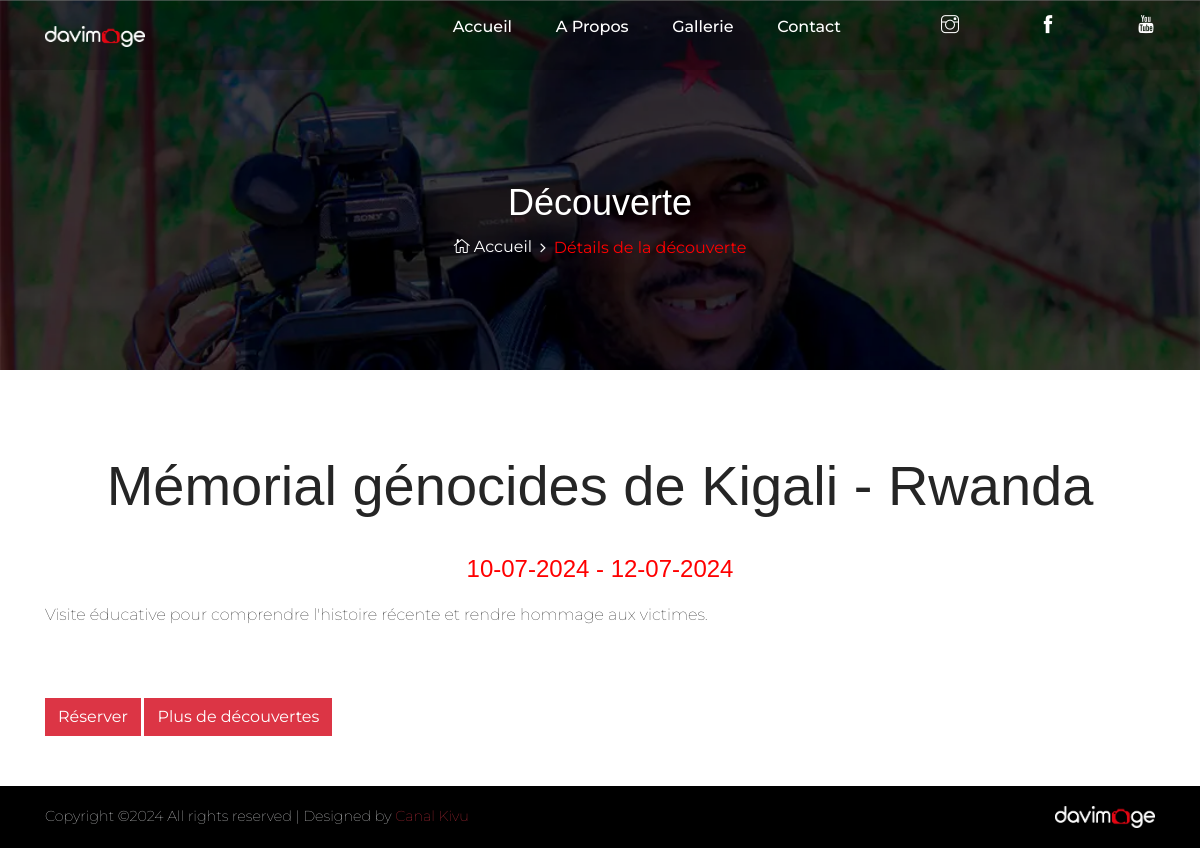
Page /discovery-details?discovery=1 on the committed database.
### tables this page shows
CREATE TABLE `discoveries` (
  `id` int(11) NOT NULL,
  `title` varchar(255) NOT NULL,
  `details` mediumtext NOT NULL,
  `place` varchar(255) NOT NULL,
  `start_date` date DEFAULT NULL,
  `end_date` date DEFAULT NULL,
  `image_1` varchar(255) NOT NULL,
  `image_2` varchar(255) NOT NULL,
  `image_3` varchar(255) NOT NULL,
  `status` tinyint(1) NOT NULL
);

### discovery-details.php (the view, shortened to what this page needs)
<?php
include_once "admin/inc/db.php";
$id = $_GET['discovery'];
$sql = "SELECT * FROM discoveries where id='$id'";
$result = $conn->query($sql);
?>
<!DOCTYPE html>
<html lang="en">
<head>
    <link rel="stylesheet" href="style.css">
    <link rel="stylesheet" href="style.css">
</head>
<body>
    <header class="header-area">
        <div class="main-header-area">
            <div class="classy-nav-container breakpoint-off">
                <div class="container">
                    <nav class="classy-navbar justify-content-between" id="alimeNav">
                        <a class="nav-brand" href="./index">
                            <img src="./img/core-img/logo.webp" alt="" class="logo">
                        </a>
                        <div class="classy-menu">
                            <div class="classynav mb-3">
                                <ul id="nav">
                                    <li><a href="./index">Accueil</a></li>
                                    <li><a href="./about">A propos</a></li>
                                    <li><a href="./gallery">Gallerie</a></li>
                                    <li><a href="./contact">Contact</a></li>
                                </ul>
                                <div class="search-icon" data-toggle="modal"><a href=""><i class="ti-instagram"></i></a></div>
                                <div class="search-icon" data-toggle="modal"><a href=""><i class="ti-facebook"></i></a></div>
                                <div class="search-icon" data-toggle="modal"><a href=""><i class="ti-youtube"></i></a></div>
                            </div>
                        </div>
                    </nav>
                </div>
            </div>
        </div>
    </header>
    <section class="breadcrumb-area bg-img bg-overlay jarallax" style="background-image: url(img/bg-img/image_1.webp);">
        <div class="container h-100">
            <div class="row h-100 align-items-center">
                <div class="col-12">
                    <div class="breadcrumb-content text-center">
                        <h2 class="page-title">Découverte</h2>
                        <nav aria-label="breadcrumb">
                            <ol class="breadcrumb justify-content-center">
                                <li class="breadcrumb-item"><a href="index"><i class="icon_house_alt"></i> Accueil</a></li>
                                <li class="breadcrumb-item active" aria-current="page">Détails de la découverte</li>
                            </ol>
                        </nav>
                    </div>
                </div>
            </div>
        </div>
    </section>
    <div class="contact-area section-padding-80-50">
        <div class="container">
            <?php
            if ($result->num_rows > 0) {
                while ($row = $result->fetch_assoc()) {
            ?>
            <div class="row">
                <div class="col-12 col-lg-12">
                    <h2 class="contact-title mb-30 text-center"><?php echo ucfirst($row['title'])." - ".$row['place']; ?></h2>
                    <h4 class="text-center mb-3" style="color: red;font-weight: bolder;"><?php
$startDate = $row['start_date'];
$endDate = $row['end_date'];
$startDateTime = new DateTime($startDate);
$endDateTime = new DateTime($endDate);
$formattedStartDate = $startDateTime->format('d-m-Y');
$formattedEndDate = $endDateTime->format('d-m-Y');
echo $formattedStartDate . " - " . $formattedEndDate;
?></h4>
                    <p class="mb-3"><?php echo ucfirst($row['details']); ?></p>
                </div>
                <div class="col-12 col-md-12 col-lg-12">
                    <div class="row alime-portfolio">
                        <div class="row mt-2 px-2 py-2">
                            <div class="col-12 col-sm-6 col-lg-4 single_gallery_item nature mb-30 wow fadeInUp" data-wow-delay="100ms">
                                <div class="single-portfolio-content">
                                </div>
                            </div>
                            <div class="col-12 col-sm-6 col-lg-4 single_gallery_item nature mb-30 wow fadeInUp" data-wow-delay="100ms">
                                <div class="single-portfolio-content">
                                </div>
                            </div>
                            <div class="col-12 col-sm-6 col-lg-4 single_gallery_item nature mb-30 wow fadeInUp" data-wow-delay="100ms">
                                <div class="single-portfolio-content">
                                </div>
                            </div>
                        </div>
                    </div>
                    <a href="booking?discovery=<?php echo $row['id']; ?>">
                        <button class="btn btn-danger">Réserver</button>
                    </a>
                    <a href="discoveries">
                        <button class="btn btn-danger">Plus de découvertes</button>
                    </a>
                </div>
            </div>
            <?php
                }
            }
            ?>
        </div>
    </div>
    <footer class="footer-area">
        <div class="container">
            <div class="row">
                <div class="col-12">
                    <div class="footer-content d-flex align-items-center justify-content-between">
                        <div class="copywrite-text text-light">
Copyright &copy;<script>document.write(new Date().getFullYear());</script> All rights reserved | Designed by <a href="" target="_blank" class="text-danger">Canal Kivu</a>
                        </div>
                        <div class="footer-logo">
                            <a href="#">
                                <span class="text-light"><img src="./img/core-img/logo.webp" alt="" class="logo"></span>
                            </a>
                        </div>
                    </div>
                </div>
            </div>
        </div>
    </footer>
</body>
</html>

### style.css (style rules this page uses)
* { margin: 0; padding: 0; }
body { font-family: "Arial", sans-serif; font-weight: 100; font-style: normal; font-variant: normal; font-size: 90%; position: relative; z-index: auto; }
h1, h2, h3, h4, h5, h6 { font-family: "Helvetica", sans-serif; color: #252525; line-height: 1.3; font-weight: 400; }
a, a:active, a:focus, a:hover { color: #252525; text-decoration: none; -webkit-transition-duration: 500ms; -o-transition-duration: 500ms; transition-duration: 500ms; outline: none; font-weight: 100; }
li { list-style: none; }
p { line-height: 1.9; color: #000000; font-size: 16px; font-weight: 100; }
img { width: 100%; height: auto; }
ul { margin: 0; padding: 0; }
ul li { margin: 0; padding: 0; }
.bg-overlay { position: relative; z-index: 1; }
.bg-overlay::after { position: absolute; content: ""; height: 100%; width: 100%; top: 0; left: 0; z-index: -1; background-color: rgba(0, 0, 0, 0.4); }
.bg-img { background-position: center center !important; background-size: cover !important; background-repeat: no-repeat !important; }
.jarallax { position: relative; z-index: 0; }
.mb-30 { margin-bottom: 30px; }
.section-padding-80-50 { padding-top: 80px; padding-bottom: 50px; }
.header-area { position: fixed; z-index: 100; width: 100%; -webkit-transition-duration: 500ms; -o-transition-duration: 500ms; transition-duration: 500ms; background-color: transparent; }
.header-area .search-icon { position: relative; z-index: 1; margin-left: 80px; }
.header-area .search-icon i { font-size: 18px; color: #ffffff; cursor: pointer; }
.classy-nav-container { background-color: transparent; padding: 0; }
.classy-nav-container .classy-navbar { -webkit-transition-duration: 500ms; -o-transition-duration: 500ms; transition-duration: 500ms; height: 70px; padding: 0; }
.classy-nav-container .classy-navbar .classynav ul li a { font-size: 16px; text-transform: capitalize; color: #ffffff; font-weight: 500; padding: 0 20px; }
.main-header-area { position: relative; z-index: 1; background-color: transparent; -webkit-transition-duration: 500ms; -o-transition-duration: 500ms; transition-duration: 500ms; height: 70px; background-color: rgba(0, 0, 0, 0.2); }
.footer-content { padding: 20px 0; }
.footer-content .copywrite-text { position: relative; z-index: 1; }
.breadcrumb-area { position: relative; z-index: 1; height: 370px; }
.breadcrumb-area .page-title { color: #ffffff; font-size: 36px; }
.breadcrumb-content { position: relative; z-index: 1; margin-top: 70px; }
.breadcrumb-content .breadcrumb { padding: 0; background-color: transparent; margin-bottom: 0; }
.breadcrumb-content .breadcrumb .breadcrumb-item { color: #ff0000; font-weight: 400; font-size: 16px; }
.breadcrumb-content .breadcrumb .breadcrumb-item a { font-size: 16px; color: #ffffff; font-weight: 400; }
.breadcrumb-content .breadcrumb .breadcrumb-item + .breadcrumb-item::before { content: '\f105'; color: #ffffff; font-family: "FontAwesome"; }
.single-portfolio-content { position: relative; z-index: 1; -webkit-transition-duration: 500ms; -o-transition-duration: 500ms; transition-duration: 500ms; overflow: hidden; }
.contact-area .contact-title { font-size: 56px; }
.btn { border-radius: 0; }
footer { background-color: black; }
.logo { width: 100px; }

### css/default-assets/classy-nav.css (style rules this page uses)
.classy-nav-container { position: relative; z-index: 1; background-color: #ffffff; }
.classy-nav-container * { box-sizing: border-box; }
.classy-nav-container a { -webkit-transition-duration: 500ms; transition-duration: 500ms; text-decoration: none; outline: none; font-size: 14px; color: #232323; display: inline-block; }
.justify-content-between { -webkit-box-pack: justify; -ms-flex-pack: justify; justify-content: space-between; }
.justify-content-center { -webkit-box-pack: center; -ms-flex-pack: center; justify-content: center; }
.classy-navbar { width: 100%; height: 80px; display: -webkit-box; display: -ms-flexbox; display: flex; -webkit-box-align: center; -ms-flex-align: center; -ms-grid-row-align: center; align-items: center; }
.classy-navbar .nav-brand { font-size: 26px; font-weight: 500; color: #232323; display: inline-block; margin-right: 30px; }
.classynav ul li { display: inline-block; clear: both; position: inherit; z-index: 10; }
.classynav ul li a { padding: 0 15px; display: block; height: 40px; font-size: 14px; line-height: 39px; }
.breakpoint-off .classynav { display: -webkit-box; display: -ms-flexbox; display: flex; -webkit-box-align: center; -ms-flex-align: center; -ms-grid-row-align: center; align-items: center; }

### rows in the picture
discoveries: title "Mémorial génocides de Kigali", place "Rwanda", start_date "10-07-2024", end_date "12-07-2024", details "Visite éducative pour comprendre l'histoire récente et rendre hommage aux victimes."
